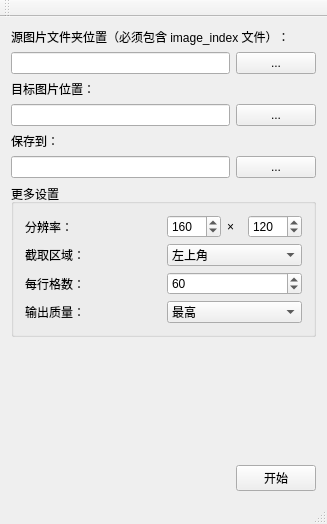
<?xml version="1.0" encoding="UTF-8"?>
<ui version="4.0">
 <class>MainWindow</class>
 <widget class="QMainWindow" name="MainWindow">
  <property name="geometry">
   <rect>
    <x>0</x>
    <y>0</y>
    <width>327</width>
    <height>524</height>
   </rect>
  </property>
  <property name="windowTitle">
   <string>Frankenstein</string>
  </property>
  <widget class="QWidget" name="centralWidget">
   <layout class="QVBoxLayout" name="verticalLayout">
    <item>
     <widget class="QLabel" name="label">
      <property name="text">
       <string>源图片文件夹位置（必须包含 image_index 文件）：</string>
      </property>
     </widget>
    </item>
    <item>
     <layout class="QHBoxLayout" name="horizontalLayout">
      <item>
       <widget class="QLineEdit" name="resource_dir"/>
      </item>
      <item>
       <widget class="QPushButton" name="pushButton">
        <property name="text">
         <string>...</string>
        </property>
       </widget>
      </item>
     </layout>
    </item>
    <item>
     <widget class="QLabel" name="label_2">
      <property name="text">
       <string>目标图片位置：</string>
      </property>
     </widget>
    </item>
    <item>
     <layout class="QHBoxLayout" name="horizontalLayout_2">
      <item>
       <widget class="QLineEdit" name="target_path"/>
      </item>
      <item>
       <widget class="QPushButton" name="pushButton_2">
        <property name="text">
         <string>...</string>
        </property>
       </widget>
      </item>
     </layout>
    </item>
    <item>
     <widget class="QLabel" name="label_7">
      <property name="text">
       <string>保存到：</string>
      </property>
     </widget>
    </item>
    <item>
     <layout class="QHBoxLayout" name="horizontalLayout_8">
      <item>
       <widget class="QLineEdit" name="save_path"/>
      </item>
      <item>
       <widget class="QPushButton" name="pushButton_5">
        <property name="text">
         <string>...</string>
        </property>
       </widget>
      </item>
     </layout>
    </item>
    <item>
     <widget class="QGroupBox" name="groupBox">
      <property name="title">
       <string>更多设置</string>
      </property>
      <layout class="QGridLayout" name="gridLayout">
       <item row="0" column="0">
        <widget class="QLabel" name="label_3">
         <property name="text">
          <string>分辨率：</string>
         </property>
        </widget>
       </item>
       <item row="0" column="1">
        <layout class="QHBoxLayout" name="horizontalLayout_4">
         <item>
          <widget class="QSpinBox" name="spin_width">
           <property name="maximum">
            <number>9999</number>
           </property>
           <property name="value">
            <number>160</number>
           </property>
          </widget>
         </item>
         <item>
          <widget class="QLabel" name="label_6">
           <property name="text">
            <string>×</string>
           </property>
          </widget>
         </item>
         <item>
          <widget class="QSpinBox" name="spin_height">
           <property name="maximum">
            <number>9999</number>
           </property>
           <property name="value">
            <number>120</number>
           </property>
          </widget>
         </item>
        </layout>
       </item>
       <item row="1" column="0">
        <widget class="QLabel" name="label_4">
         <property name="text">
          <string>截取区域：</string>
         </property>
        </widget>
       </item>
       <item row="1" column="1">
        <widget class="QComboBox" name="comboBox">
         <property name="sizePolicy">
          <sizepolicy hsizetype="Expanding" vsizetype="Fixed">
           <horstretch>0</horstretch>
           <verstretch>0</verstretch>
          </sizepolicy>
         </property>
         <item>
          <property name="text">
           <string>左上角</string>
          </property>
         </item>
         <item>
          <property name="text">
           <string>中央</string>
          </property>
         </item>
         <item>
          <property name="text">
           <string>右下角</string>
          </property>
         </item>
        </widget>
       </item>
       <item row="2" column="0">
        <widget class="QLabel" name="label_5">
         <property name="sizePolicy">
          <sizepolicy hsizetype="Expanding" vsizetype="Preferred">
           <horstretch>0</horstretch>
           <verstretch>0</verstretch>
          </sizepolicy>
         </property>
         <property name="text">
          <string>每行格数：</string>
         </property>
        </widget>
       </item>
       <item row="2" column="1">
        <widget class="QSpinBox" name="spin_bprow">
         <property name="maximum">
          <number>999</number>
         </property>
         <property name="value">
          <number>60</number>
         </property>
        </widget>
       </item>
       <item row="3" column="0">
        <widget class="QLabel" name="label_8">
         <property name="text">
          <string>输出质量：</string>
         </property>
        </widget>
       </item>
       <item row="3" column="1">
        <widget class="QComboBox" name="quality_choice">
         <item>
          <property name="text">
           <string>最高</string>
          </property>
         </item>
         <item>
          <property name="text">
           <string>最低</string>
          </property>
         </item>
         <item>
          <property name="text">
           <string>合适</string>
          </property>
         </item>
        </widget>
       </item>
      </layout>
     </widget>
    </item>
    <item>
     <spacer name="verticalSpacer">
      <property name="orientation">
       <enum>Qt::Vertical</enum>
      </property>
      <property name="sizeHint" stdset="0">
       <size>
        <width>20</width>
        <height>6</height>
       </size>
      </property>
     </spacer>
    </item>
    <item>
     <layout class="QHBoxLayout" name="horizontalLayout_3">
      <item>
       <spacer name="horizontalSpacer">
        <property name="orientation">
         <enum>Qt::Horizontal</enum>
        </property>
        <property name="sizeHint" stdset="0">
         <size>
          <width>40</width>
          <height>20</height>
         </size>
        </property>
       </spacer>
      </item>
      <item>
       <widget class="QPushButton" name="pushButton_3">
        <property name="text">
         <string>开始</string>
        </property>
       </widget>
      </item>
     </layout>
    </item>
   </layout>
  </widget>
  <widget class="QMenuBar" name="menuBar">
   <property name="geometry">
    <rect>
     <x>0</x>
     <y>0</y>
     <width>327</width>
     <height>22</height>
    </rect>
   </property>
  </widget>
  <widget class="QToolBar" name="mainToolBar">
   <attribute name="toolBarArea">
    <enum>TopToolBarArea</enum>
   </attribute>
   <attribute name="toolBarBreak">
    <bool>false</bool>
   </attribute>
  </widget>
  <widget class="QStatusBar" name="statusBar"/>
 </widget>
 <layoutdefault spacing="6" margin="11"/>
 <resources/>
 <connections/>
</ui>
